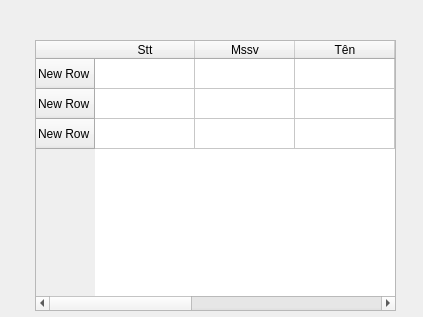
<?xml version="1.0" encoding="UTF-8"?>
<ui version="4.0">
 <class>table</class>
 <widget class="QWidget" name="table">
  <property name="geometry">
   <rect>
    <x>0</x>
    <y>0</y>
    <width>423</width>
    <height>317</height>
   </rect>
  </property>
  <property name="windowTitle">
   <string>Form</string>
  </property>
  <widget class="QTableWidget" name="tableWidget">
   <property name="geometry">
    <rect>
     <x>35</x>
     <y>40</y>
     <width>361</width>
     <height>271</height>
    </rect>
   </property>
   <row>
    <property name="text">
     <string>New Row</string>
    </property>
   </row>
   <row>
    <property name="text">
     <string>New Row</string>
    </property>
   </row>
   <row>
    <property name="text">
     <string>New Row</string>
    </property>
   </row>
   <column>
    <property name="text">
     <string>Stt</string>
    </property>
   </column>
   <column>
    <property name="text">
     <string>Mssv</string>
    </property>
   </column>
   <column>
    <property name="text">
     <string>Tên</string>
    </property>
   </column>
   <column>
    <property name="text">
     <string>Giới tính</string>
    </property>
   </column>
   <column>
    <property name="text">
     <string>Ngày sinh </string>
    </property>
   </column>
   <column>
    <property name="text">
     <string>New Column</string>
    </property>
   </column>
   <column>
    <property name="text">
     <string>Lớp</string>
    </property>
   </column>
  </widget>
 </widget>
 <resources/>
 <connections/>
</ui>
